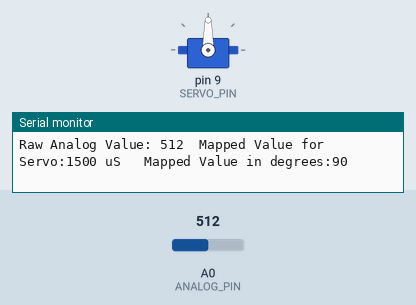
The sketch below on a simulated Arduino Uno, built with avr-gcc and run on an emulated ATmega328P. Shown: servo, the last lines printed to the serial monitor. The test bench sets the inputs (shaded band); at power-on: A0 (ANALOG_PIN) = 512.

Above: at 1.2 s.
1.3 s: A0 (ANALOG_PIN) set to 610
At 2.0 s:
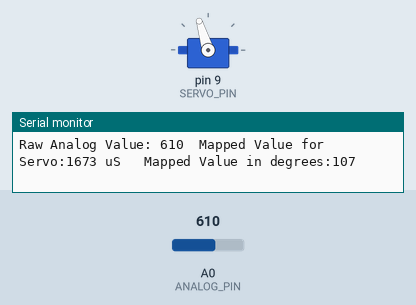
2.8 s: A0 (ANALOG_PIN) set to 306
At 3.9 s:
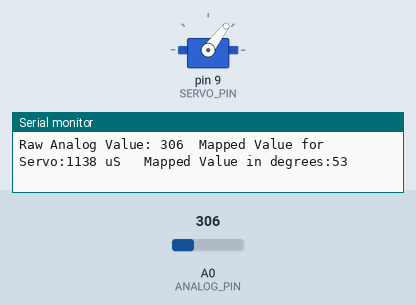
4.3 s: A0 (ANALOG_PIN) set to 122
At 5.5 s:
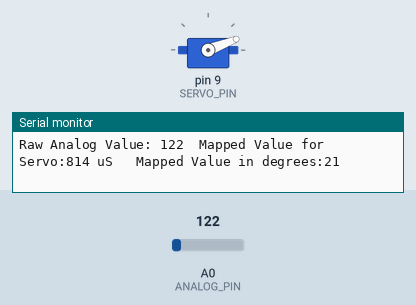
5.8 s: A0 (ANALOG_PIN) set to 0
At 6.2 s:
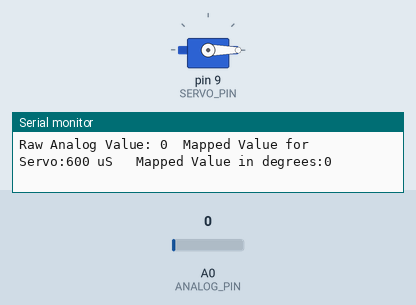
7.3 s: A0 (ANALOG_PIN) set to 716
At 8.5 s:
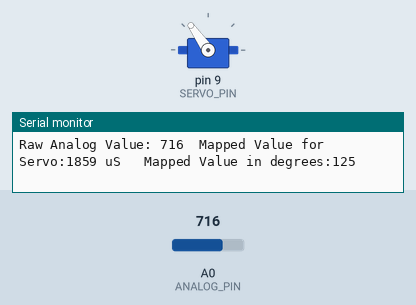
8.8 s: A0 (ANALOG_PIN) set to 1023
At 10.0 s:
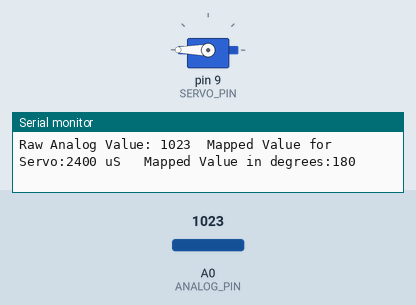
Timing chart, 0 to 11.3 s (numbered marks = the images above; inputs shaded):
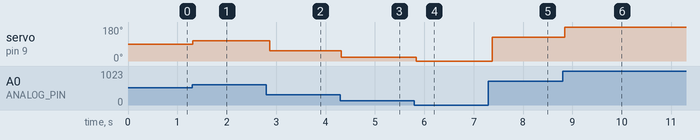

Measured:
- after the input at 1.3 s, servo on pin 9 (SERVO_PIN): 90° → 107° at once
- after the input at 2.8 s, servo on pin 9 (SERVO_PIN): 107° → 53° after 0.07 s
- after the input at 4.3 s, servo on pin 9 (SERVO_PIN): 53° → 21° at once
- after the input at 5.8 s, servo on pin 9 (SERVO_PIN): 21° → 0° at once
- after the input at 7.3 s, servo on pin 9 (SERVO_PIN): 0° → 125° after 0.07 s
- after the input at 8.8 s, servo on pin 9 (SERVO_PIN): 125° → 180° at once

The sketch:

ServoSerialMonitor.ino
```cpp
/***********************************************************************************
    This code will set the positions on a servo using servo.write()

    Digital 3 - RobotGeek Servo
    Analog 0 - RobotGeek Rotation Knob or other Analog Input

   For a more in depth explanation of wiring,  this code and more information on using
   Digital outputs and Arduino check out our Servo Tutorial
   original code from
   http://learn.robotgeek.com/robotgeek-101-1/233-servo-primer.html


   Important Functions
    analogRead()
    servo.writeMicroseconds()
    map()
 *****************************************************************************************/
#include <Servo.h>

const int ANALOG_PIN = 0;              // pot
const int SERVO_PIN = 9;               // pin number for the led pin - this is 'const' since it will not change during code, and saves Arduino memory
const int SERVO_MIN_PULSE = 600;
const int SERVO_MAX_PULSE = 2400;
const int SERVO_CENTER_PULSE = 1500;

int analogSensorValue;    // the raw value read from the analog sensor
int servoValue;           // holds the current PWM value (0-255)
int degreeValue;          // value in degrees

Servo servo1;             //create servo object, 'servo1'


void setup() {
  //attach the servo on pin SERVO_PIN
  servo1.attach(SERVO_PIN);
  Serial.begin(9600);
}


void loop() {
  //read the analog sensor and store it in 'analogSensorValue', pot
  analogSensorValue = analogRead(ANALOG_PIN);

  // the map functions converts a number from one range to another, so the analog input is mapped to the servo microsecond values
  servoValue = map(analogSensorValue, 0, 1023, SERVO_MIN_PULSE, SERVO_MAX_PULSE);

  // the map functions converts a number from one range to another, so the analog input is mapped to the servo microsecond values
  degreeValue = map(servoValue, SERVO_MIN_PULSE, SERVO_MAX_PULSE, 0, 180);

  // send the servo to the value in 'servoValue', thus adjusting the servo based on the analog input
  servo1.write(degreeValue);

  Serial.print("Raw Analog Value: ");
  Serial.print(analogSensorValue);
  Serial.print("\tMapped Value for Servo:");
  Serial.print(servoValue);
  Serial.print(" uS ");
  Serial.print("\tMapped Value in degrees:");
  Serial.print(degreeValue);
  Serial.println();

  delay(15);  //short delay to account for servo movement
}
```
